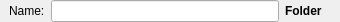
<?xml version="1.0" encoding="UTF-8"?>
<ui version="4.0">
 <class>wg_Folder</class>
 <widget class="QWidget" name="wg_Folder">
  <property name="geometry">
   <rect>
    <x>0</x>
    <y>0</y>
    <width>340</width>
    <height>20</height>
   </rect>
  </property>
  <property name="windowTitle">
   <string>Folder</string>
  </property>
  <layout class="QVBoxLayout" name="verticalLayout">
   <property name="spacing">
    <number>6</number>
   </property>
   <property name="leftMargin">
    <number>0</number>
   </property>
   <property name="topMargin">
    <number>0</number>
   </property>
   <property name="rightMargin">
    <number>0</number>
   </property>
   <property name="bottomMargin">
    <number>0</number>
   </property>
   <item>
    <widget class="QWidget" name="widget" native="true">
     <layout class="QHBoxLayout" name="horizontalLayout">
      <property name="topMargin">
       <number>0</number>
      </property>
      <property name="rightMargin">
       <number>18</number>
      </property>
      <property name="bottomMargin">
       <number>0</number>
      </property>
      <item>
       <widget class="QLabel" name="l_name">
        <property name="text">
         <string>Name:</string>
        </property>
       </widget>
      </item>
      <item>
       <widget class="QLineEdit" name="e_name"/>
      </item>
      <item>
       <widget class="QLabel" name="l_class">
        <property name="font">
         <font>
          <weight>75</weight>
          <bold>true</bold>
         </font>
        </property>
        <property name="text">
         <string>Folder</string>
        </property>
       </widget>
      </item>
     </layout>
    </widget>
   </item>
  </layout>
 </widget>
 <resources/>
 <connections/>
</ui>
